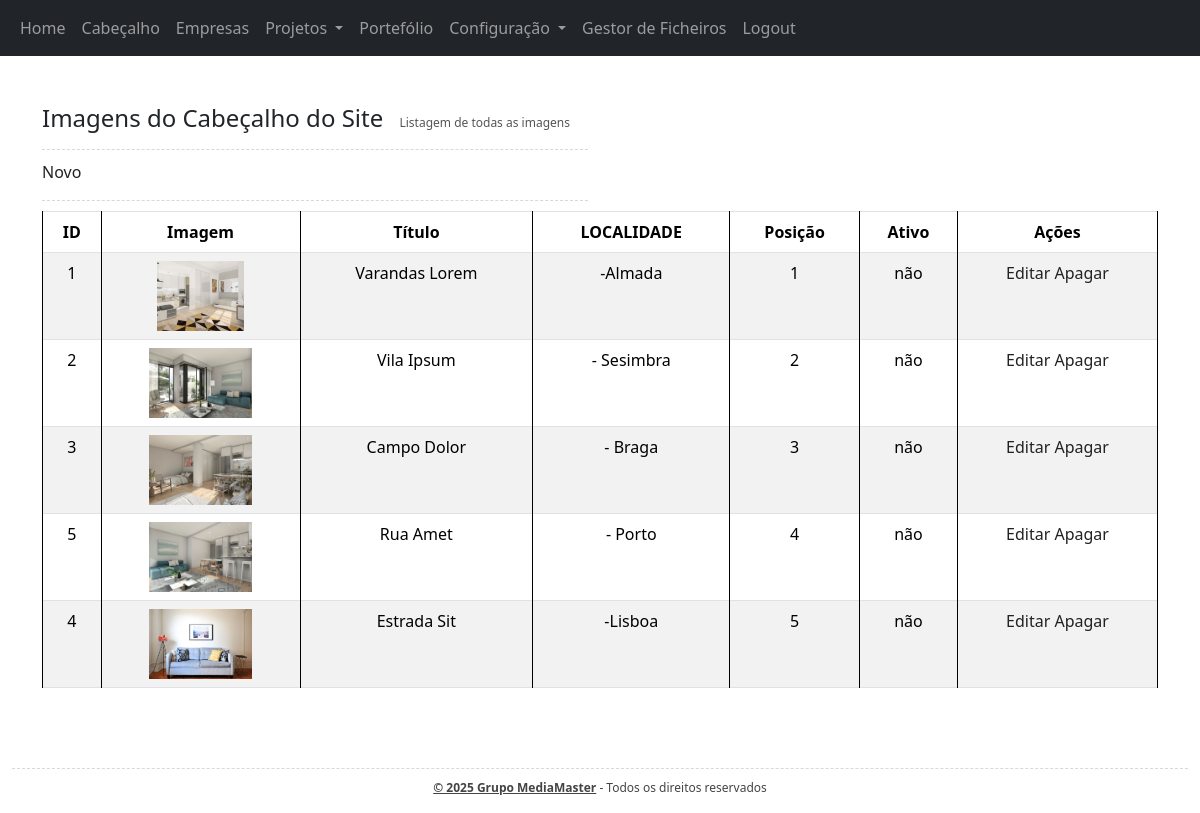
The page /backoffice/portefolio.php (signed in) on the database its author committed.
### tables this page shows
CREATE TABLE `portefolio` (
  `id` int(11) NOT NULL,
  `nome` varchar(100) NOT NULL,
  `localidade` varchar(100) NOT NULL,
  `posicao` int(11) NOT NULL,
  `mostrar` tinyint(1) NOT NULL,
  `imagens` blob NOT NULL
);

### helpers/_base_dados_helper.php (called while the page is built, shortened)
<?php
$base_dados = [
  "host" => "localhost",
  "dbname" => "casas_e_prop_bd",
  "user" => "root",
  "pass" => "",
];
$pdo = new PDO("mysql:host=$base_dados[host];dbname=$base_dados[dbname];charset=utf8mb4;", $base_dados["user"], $base_dados["pass"]);
function select_sql($sql){
  global $pdo;
  $consulta = $pdo->query($sql);
  $resultado = $consulta->fetchAll(PDO::FETCH_ASSOC);
  return $resultado;
}

### backoffice/portefolio.php (the view, shortened to what this page needs)
<?php
$portefolio = select_sql("SELECT * FROM portefolio ORDER BY posicao ASC");
?>
<!DOCTYPE html>
<html lang="pt">
<head>
    <link href="https://cdn.jsdelivr.net/npm/bootstrap@5.3.7/dist/css/bootstrap.min.css" rel="stylesheet">
    <link rel="stylesheet" href="css/style.css">
</head>
<body class="container-fluid">
    <header>
        <div class="row">
            <nav class="navbar navbar-expand-lg navbar-dark bg-dark">
                <div class="container-fluid">
                    <div class="collapse navbar-collapse" id="navbarNav">
                        <ul class="navbar-nav">
                            <li class="nav-item">
                                <a class="nav-link" href="home.php">
                                    Home
                                </a>
                            </li>
                            <li class="nav-item">
                                <a class="nav-link" href="carrossel.php">
                                    Cabeçalho
                                </a>
                            </li>
                            <li class="nav-item">
                                <a class="nav-link" href="empresas.php">
                                    Empresas
                                </a>
                            </li>
                            <li class="nav-item dropdown">
                                <a class="nav-link dropdown-toggle " href="#" data-bs-toggle="dropdown">
                                    Projetos
                                </a>
                            </li>
                            <li class="nav-item">
                                <a class="nav-link" href="portefolio.php">
                                    Portefólio
                                </a>
                            </li>
                            <li class="nav-item dropdown">
                                <a class="nav-link dropdown-toggle" href="#" data-bs-toggle="dropdown">
                                    Configuração
                                </a>
                            </li>
                        </ul>
                        <li class="nav-item">
                            <a class="nav-link" href="gestor.php">
                                Gestor de Ficheiros
                            </a>
                        </li>
                        <li class="nav-item">
                            <a class="nav-link" href="logout.php">
                                Logout
                            </a>
                        </li>
                    </div>
            </nav>
    </header>
    <main class="container my-5">
        <div class="row">
            <div class="col-6">
                <h2>Imagens do Cabeçalho do Site <span class="desc">Listagem de todas as imagens</span></h2>
                <hr>
                <a href="portefolio_novo.php">Novo</a>
                <hr>
            </div>
            <div class="col-12">
                <table class="table table-bordered table-striped">
                    <thead>
                        <tr>
                            <th>ID</th>
                            <th>Imagem</th>
                            <th>Título</th>
                            <th>LOCALIDADE</th>
                            <th>Posição</th>
                            <th>Ativo</th>
                            <th>Ações</th>
                        </tr>
                    </thead>
                    <tbody>
                        <?php foreach ($portefolio as $p): ?>
                            <?php $imagens = json_decode($p["imagens"]) ?>
                            <tr>
                                <td><?= $p["id"] ?></td>
                                <td><img src="<?= $imagens[0] ?>" alt="" style="max-height:70px"></td>
                                <td><?= $p["nome"] ?></td>
                                <td><?= $p["localidade"] ?></td>
                                <td><?= $p["posicao"] ?></td>
                                <td>
                                    <?php if ($p["mostrar"]): ?>
                                        <span>sim</span>
                                    <?php else: ?>
                                        <span>não</span>
                                    <?php endif; ?>
                                </td>
                                <td>
                                    <a href="portefolio_editar.php?id=<?= $p["id"] ?>">Editar</a>
                                    <a href="portefolio_apagar.php?id=<?= $p["id"] ?>">Apagar</a>
                                </td>
                            </tr>
                        <?php endforeach; ?>
                    </tbody>
                </table>
            </div>
    </main>
    <footer>
        <div class="row">
            <div class="col-12">
                <hr>
                <p>
                    <b>© 2025 Grupo MediaMaster</b> - Todos os direitos reservados
                </p>
            </div>
        </div>
    </footer>
</body>
</html>

### backoffice/css/style.css (style rules this page uses)
nav { background-color: #4D4D4D; }
h2 { font-size: 24px; }
h2 .desc { display: inline-block; font-size: 12px; color: #555; font-weight: normal; margin-left: 10px; }
b { text-decoration: underline; }
table, th, td { border: 1px solid black; border-collapse: collapse; }
table { margin: auto; width: 90%; text-align: center; }
th, td { padding: 10px; }
footer { text-align: center; font-size: 12px; color: #444; margin-top: 10px; }
hr { margin-bottom: 10px; border: none; border-top: 1px dashed #666666; }
* a { text-decoration: none; color: #222; }

### rows shown on the page
portefolio: id "1", shows a picture, nome "Varandas Lorem", localidade "-Almada", posicao "1", mostrar "não"
portefolio: id "2", shows a picture, nome "Vila Ipsum", localidade "- Sesimbra", posicao "2", mostrar "não"
portefolio: id "3", shows a picture, nome "Campo Dolor", localidade "- Braga", posicao "3", mostrar "não"
portefolio: id "5", shows a picture, nome "Rua Amet", localidade "- Porto", posicao "4", mostrar "não"
portefolio: id "4", shows a picture, nome "Estrada Sit", localidade "-Lisboa", posicao "5", mostrar "não"
